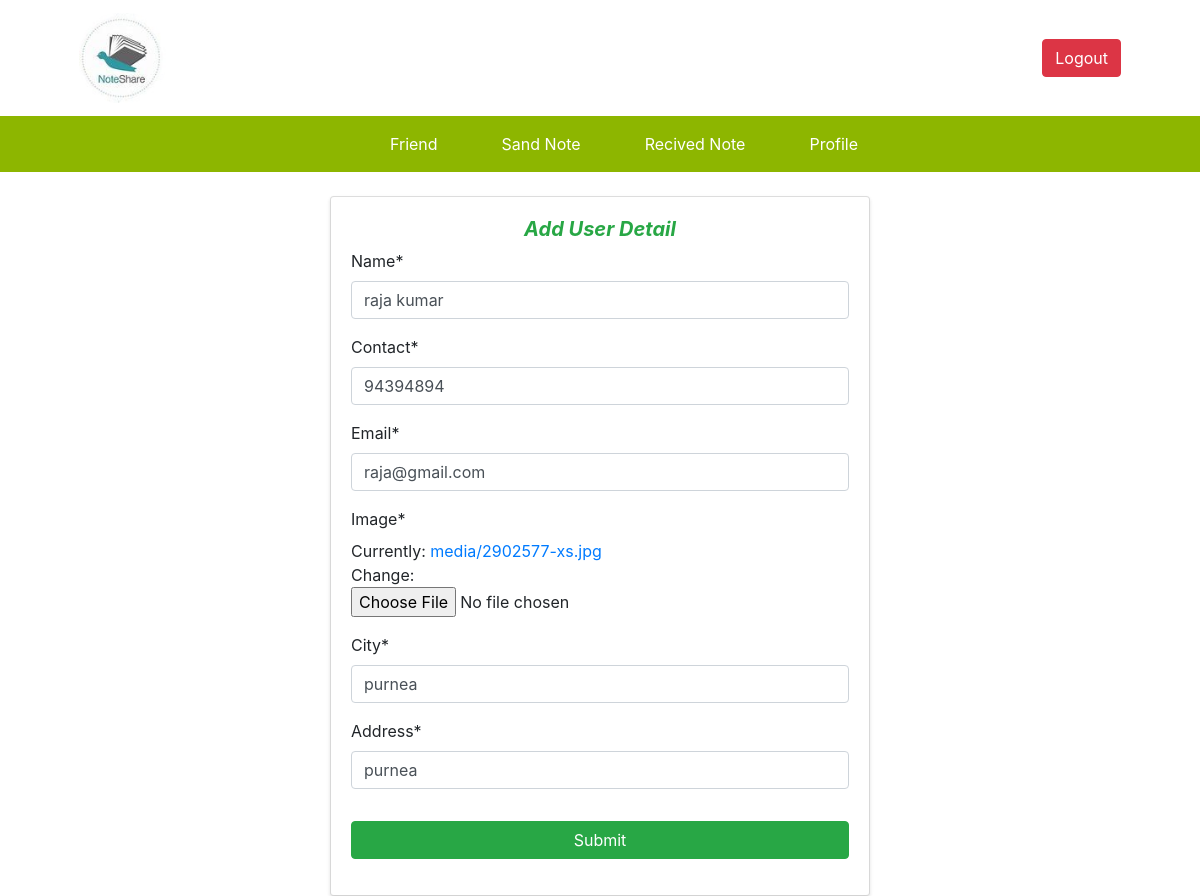
The app's page /updateprofile/1 (signed in) with its own data.
### notesapp/models.py (models this page shows, shortened)
class UserDetail(models.Model):
    ud_id = models.AutoField(primary_key=True)
    user = models.ForeignKey(settings.AUTH_USER_MODEL , on_delete = models.CASCADE)
    name = models.CharField(max_length=200)
    contact = models.IntegerField()
    email  = models.EmailField()
    image = models.ImageField(upload_to='media/')
    city = models.CharField(max_length=200)
    address = models.CharField(max_length=200)

### notesapp/views.py (the view, shortened to what this page needs)
# urls.py: path('updateprofile/<int:pk>',ProfileUpdate.as_view(),name = "profileupdate"),
class ProfileUpdate(LoginRequiredMixin,UpdateView):
    model = UserDetail
    form_class = AddProfileDetailForm
    template_name = 'users/profileupdate.html'

### notesapp/forms.py
class AddProfileDetailForm(forms.ModelForm):
    class Meta:
        model = UserDetail
        exclude = ('user',)

### templates/users/profileupdate.html (shortened to what this page needs)
{% extends 'users/base.html' %}
{% block content %}
    {% load crispy_forms_tags %}
    <div class="container">
    <div class="row">
        <div class="col-lg-6 mx-auto mt-4">
            <div class="card shadow-sm">
                <div class="card-body border-0 shadow-sm">
                    <h5 class="display-5 text-center text-success"><i><b>Add User Detail</b></i></h5>
                    <form action="" method="post" enctype="multipart/form-data">
                        <table class='table'>
                            {{ form|crispy }}
                        </table>
                        <div class="form-group">
                           <input type="submit" class="btn btn-block btn-success">
                        </div>
                    </form>
                </div>
            </div>
        </div>
    </div>
    </div>
{% endblock %}

### records on screen
UserDetail: name "raja kumar", contact "94394894", email "raja@gmail.com", city "purnea", address "purnea"
